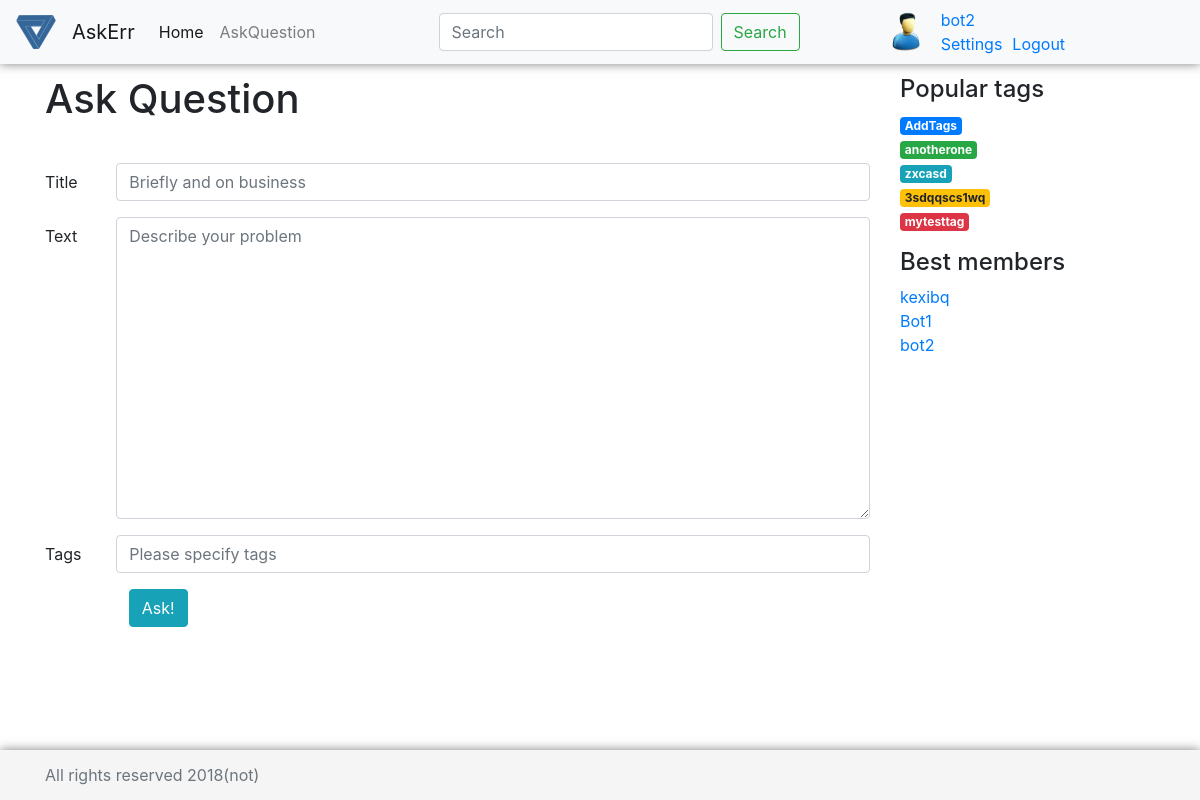
The page /ask/ (signed in) on the database its author committed.
### questions/models.py (models this page shows)
class User(AbstractUser):
    email = models.EmailField(unique=True)
    upload = models.ImageField(default='user.png',upload_to='uploads/%Y/%m/%d')

class Tag(models.Model):
    title = models.CharField(max_length=120, verbose_name=u"Заголовок ярлыка")
    def __str__(self):
        return self.title

### questions/views.py (the view)
# urls.py: path('ask/',views.ask_question, name='ask-question'),
def ask_question(request):
    tags = randomQuerySet(Tag.objects.all(), 5)
    users = User.objects.all()
    return render(request, 'ask.html', {'tags':tags,'users':users, 'page_title':'Ask Question'})

### questions/otherfuncs.py (called while the page is built)
def randomQuerySet(items, size):
    result = []
    ls = []
    if (size > items.count()):
        return items
    num = random.randrange(0, items.count())
    for i in range(size):
        while (num in ls):
            num = random.randrange(0, items.count())
        ls.append(num)
    for i in range(size):
        result.append(items[ls[i]])
    return result

### templates/ask.html
{% extends 'base.html' %}
{% block left-side %}
            <h1>{{ page_title }}</h1>
            <form class="forms" style="margin-top: 40px">
                <div class="form-group row">
                    <a class="col-sm-1 col-form-label">Title</a>
                    <div class="col-sm-11">
                        <input type="text" class="form-control" id="titleInput" placeholder="Briefly and on business">
                    </div>
                </div>
                <div class="form-group row">
                    <a class="col-sm-1 col-form-label">Text</a>
                    <div class="col-sm-11">
                        <textarea  class="form-control" id="TextInput" placeholder="Describe your problem" rows="12"></textarea>
                    </div>
                </div>
                <div class="form-group row">
                    <a class="col-sm-1 col-form-label">Tags</a>
                    <div class="col-sm-11">
                        <input type="text" class="form-control" id="TagsInput" placeholder="Please specify tags">
                    </div>
                </div>
                <div class="col-sm-11 offset-sm-1">
                    <button class="btn btn-info">Ask!</button>
                </div>
            </form>
            <br></br>
{% endblock %}

### templates/base.html (shortened to what this page needs)
{% load static %}
<!DOCTYPE html>
<html lang="en">
<head>
    <link href="{% static 'bootstrap/css/bootstrap.min.css' %}" rel="stylesheet">
    <link href="{% static 'css/style.css' %}" rel="stylesheet" type="text/css">
    <link href="{% static 'css/askme.css' %}" rel="stylesheet" type="text/css">
</head>
<body>
    <header>
      <nav class="navbar navbar-expand-md navbar-light fixed-top bg-light my-nav">
        <img src="{% static 'img/sitelogo.png' %}" class="navbar-brand logo">
        <a class="navbar-brand" href="{% url 'home' %}">AskErr</a>
        <div class="collapse navbar-collapse" id="navbarCollapse">
          <ul class="navbar-nav mr-auto">
            <li class="nav-item active">
              <a class="nav-link" href="{% url 'home' %}"> Home <span class="sr-only">(current)</span></a>
            </li>
            <li class="nav-item">
              <a class="nav-link" href="{% url 'ask-question' %}"> AskQuestion </a>
            </li>
          </ul>
          <form class="form-inline mt-2 mt-md-0">
            <input class="form-control mr-sm-2" type="text" placeholder="Search" aria-label="Search">
            <button class="btn btn-outline-success my-2 my-sm-0" type="submit">Search</button>
          </form>
          {% if user.is_authenticated %}
          <div class="col-sm-1"></div>
          <img src="{{  user.upload.url }}" class="rounded-circle logo pull-right">
          <div class = "col-md-3 align-self-end">
            <div class ="row">
            <a class="user" href="#" style="padding-left: 15px">{{ user.username }} </a>
            </div>
            <div class ="row">
            <a class="user" href="#" style="padding-left:15px;padding-right: 10px">Settings</a>
            <a class="user" href="{% url 'logout' %}">Logout</a>
            </div>
          </div>
          {% endif %}
        </div>
      </nav>
    </header>
<div class="container">
    <div class="row">
        <div class="col-md-9 ">
            {% block left-side %}
            {% endblock %}
        </div>
        <div class="col-md-3">
            {% block right-side %}
                {% include 'right-side.html' %}
            {% endblock %}
        </div>
    </div>
</div>
<footer class="footer">
    <div class="container">
        <p class="text-muted" style="margin: auto;">All rights reserved 2018(not)</p>
    </div>
</footer>
</body>

### templates/right-side.html
    <h4>Popular tags</h4>
    <ol class="list-unstyled ">
    {% for tag in tags %}
       <li><a class="{% cycle "badge badge-primary" "badge badge-success" "badge badge-info" "badge badge-warning" "badge badge-danger"%}" href="{% url 'questions-on-tag' tag %}"> {{ tag.title }} </a></li>
    {% endfor %}
	</ol>
    <div class="sidebar-module">
        <h4>Best members</h4>
        <ol class="list-unstyled ">
            {% for user in users%}
                    <li><a href="#">{{user.username}}</a></li>
            {% endfor %}
        </ol>
    </div>

### static/css/style.css (style rules this page uses)
body { padding-top: 15px; }
.logo { width: 40px; }
.my-nav { box-shadow: 0 0 10px rgba(0,0,0,0.5); }
footer { box-shadow: 0 0 10px rgba(0,0,0,0.5); background: #F2F2F2; }

### static/css/askme.css (style rules this page uses)
html { position: relative; min-height: 100%; }
body { margin-bottom: 60px; }
.footer { position: absolute; bottom: 0; width: 100%; height: 50px; line-height: 50px; background-color: #f5f5f5; }
body > .container { padding: 60px 15px 0; }
.footer > .container { padding-right: 15px; padding-left: 15px; }

### rows shown on the page
User: upload (placeholder picture), username "bot2"
Tag: title "AddTags"
Tag: title "anotherone"
Tag: title "zxcasd"
Tag: title "3sdqqscs1wq"
Tag: title "mytesttag"
User: username "kexibq"
User: username "Bot1"

### other values the page prints
{{ page_title }} "Ask Question"
